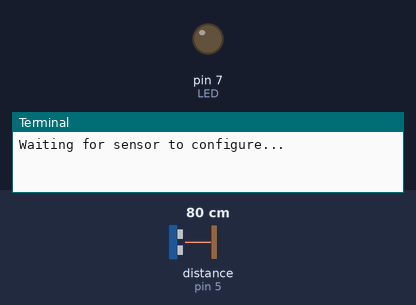
Bench run of a program on a simulated Raspberry Pi (header pin numbers). Parts: output pins drawn as LEDs (lit = HIGH), the last lines printed to the terminal. The test bench sets the inputs (shaded band); at power-on: distance to the obstacle (sensor on pin 5) 80 cm. The echo pulse lasts 58.3 µs per cm; the clock reads 2024-03-15 10:24:30 at power-on unless the program sets it; pins used as bus, display or sensor lines are not drawn.

Above: at 1.2 s.
1.3 s: distance to the obstacle (sensor on pin 5) set to 22 cm
11.4 s: distance to the obstacle (sensor on pin 5) set to 17 cm
At 12.9 s:
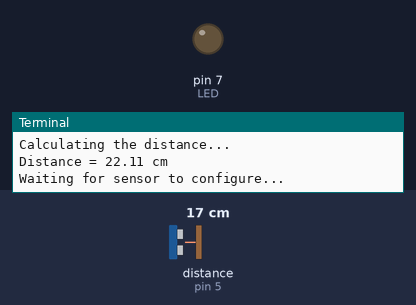
16.9 s: distance to the obstacle (sensor on pin 5) set to 35 cm
At 19.2 s:
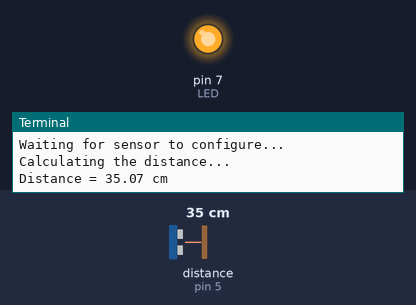
27.0 s: distance to the obstacle (sensor on pin 5) set to 2 cm
At 29.6 s:
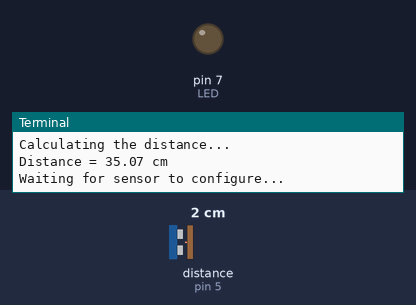
Timing chart, 0 to 31.1 s (numbered marks = the images above; inputs shaded):
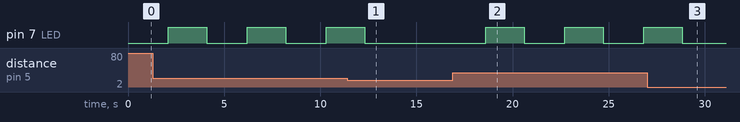

The program:

Ultrasonic_distance.py
```python
import time
import RPi.GPIO as GPIO

GPIO.setmode(GPIO.BOARD)
GPIO.setwarnings(False)

PinTrigger = 3
PinEcho = 5
LED = 7

GPIO.setup(PinTrigger, GPIO.OUT)
GPIO.setup(PinEcho, GPIO.IN)
GPIO.setup(LED, GPIO.OUT)

try:
    while 1:
        GPIO.output(PinTrigger, GPIO.LOW)
        GPIO.output(LED, GPIO.LOW)
        print("Waiting for sensor to configure...")
        time.sleep(2)
        print('Calculating the distance...')
        GPIO.output(PinTrigger, GPIO.HIGH)
        time.sleep(0.1)
        GPIO.output(PinTrigger, GPIO.LOW)
        while GPIO.input(PinEcho) == 0:
            start_time = time.time()
        while GPIO.input(PinEcho) == 1:
            end_time = time.time()
        duration = end_time - start_time
        distance = round(duration * 17150, 2)
        print('Distance =', distance, 'cm')
        if distance > 20:
            GPIO.output(LED, GPIO.HIGH)
            time.sleep(2)
finally:
    GPIO.cleanup()
```

Measured:
- after the input at 11.4 s, pin 7 (LED): goes on until 12.3 s, then stays LOW
- after the input at 16.9 s, pin 7 (LED): alternates HIGH for 2.0 s and LOW for 2.1 s, starting after 1.7 s
- after the input at 27.0 s, pin 7 (LED): goes on until 28.8 s, then stays LOW
- by itself, pin 7 (LED): alternates HIGH for 2.0 s and LOW for 2.1 s
